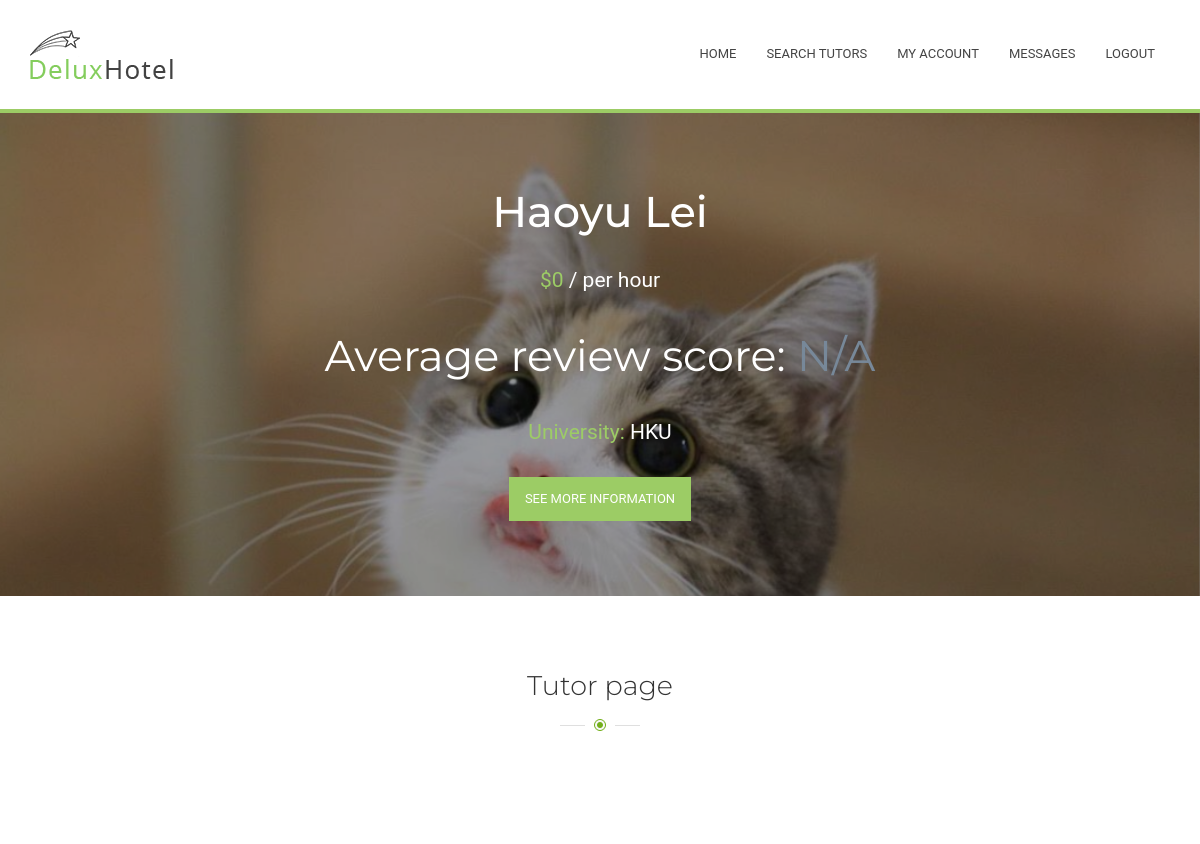
The app's page /Tutorial/4/searchTutors/3/ (signed in) with its own data.
### Tutorial/models.py (models this page shows, shortened)
class Tutor(models.Model):
    myuser = models.ForeignKey(MyUser, on_delete=models.CASCADE,null=True)
    timeslot = models.CharField(max_length=672, default="111111111111111111111111111111111111111111111111111111111111111111111111111111111111111111111111111111111111111111111111111111111111111111111111111111111111111111111111111111111111111111111111111111111111111111111111111111111111111111111111111111111111111111111111111111111111111111111111111111111111111111111111111111111111111111111111") #for private tutor todo: should update every half an hour
    hourly_rate = models.IntegerField(default=0) #todo: eight digit for student so can tell if he have
    university = models.ForeignKey(University, on_delete=models.CASCADE, null=True)
    showProfile = models.BooleanField(default=False)
    average = models.DecimalField(max_digits=2, decimal_places=1, default=0)
    reviewed_times = models.IntegerField(default=0) #this means no one has done evaluation for him yet

class MyUser(models.Model):
    user = models.ForeignKey(User, on_delete = models.CASCADE )
    wallet = models.ForeignKey(Wallet, on_delete = models.CASCADE)
    profile_content = models.CharField(max_length=2000, default="")
    phone = models.IntegerField(null = True)
    image = models.ImageField(upload_to='profile_image', default='profile_image/default.jpg')

class University(models.Model):
    name = models.CharField(max_length=64, unique=True)
    def __str__(self):
        return self.name

### Tutorial/views.py (the view)
# urls.py: url(r'^(?P<myuser_id>[0-9]+)/searchTutors/(?P<tutor_id>[0-9]+)/$', views.tutorpage, name='tutorpage'),
def tutorpage(request, myuser_id, tutor_id):
    if not request.user.is_authenticated() or request.user.is_anonymous(): #visitor or client
        return render(request, 'home.html')
    if not MyUser.objects.filter(user=request.user):
        return HttpResponseRedirect('/Tutorial/admin/')
    myuser = MyUser.objects.get(user=request.user) #myuser = get_object_or_404(MyUser, pk=myuser_id)
    tutor = get_object_or_404(Tutor, pk=tutor_id)
    sessions = filter(
        lambda session: session.status == 4 and session.comment != "",
        TutorialSession.objects.filter(tutor=tutor))
    return render(request, 'searchtutors/tutorpage.html', {'user':myuser, 'tutor': tutor, 'sessions': sessions})

### Tutorial/models.py (called while the page is built)
    def __str__(self):
        if self.myuser is None:
            return "null"
        else:
            return self.myuser.user.username

### Tutorial/templates/searchtutors/tutorpage.html (shortened to what this page needs)
{% extends "Menu.html" %}
{% block content %}
      <section class="banner bg-parallax2">
        <div class="overlay"></div>
      <div class="banner-parallax">
        <div class="container">
          <div class="text-center">
            <h2 class="banner-parallax_t">{{ tutor.myuser.user.first_name }} {{ tutor.myuser.user.last_name }}</h2>
            <div class="banner-parallax_price"><span>${{tutor.hourly_rate }}</span> / per hour</div>
              <div class="banner-parallax_price"><span>University: </span>{{ tutor.university}}</div>
              <div class="btn btn-default" id="moreInfo">See more information</div>
          </div>
        </div>
      </div>
    </section>
    <div class="Timeslots">
        <section class="mission">
      <div class="container">
        <h2 class="h2" style="margin-bottom : 10px;">Tutor page</h2>
      </div>
    </section>
    </div>
{% endblock %}

### records on screen
Tutor: myuser.user.first_name "Haoyu", myuser.user.last_name "Lei", hourly_rate "0", university "HKU"
